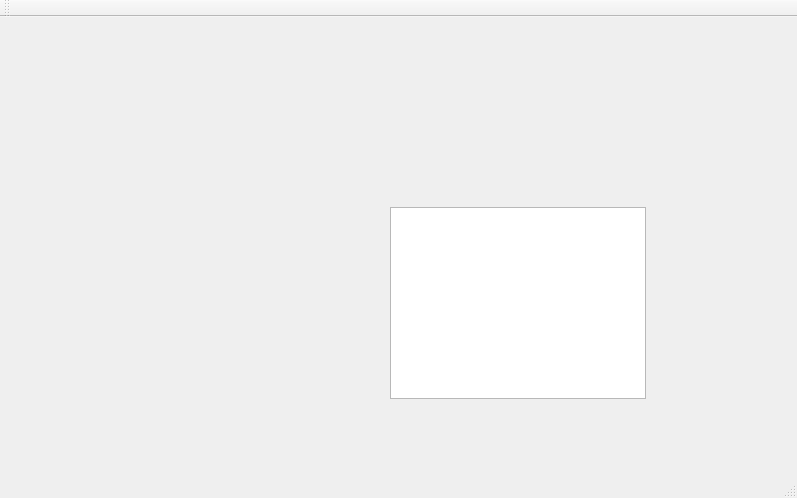
<?xml version="1.0" encoding="UTF-8"?>
<ui version="4.0">
 <class>MainWindow</class>
 <widget class="QMainWindow" name="MainWindow">
  <property name="geometry">
   <rect>
    <x>0</x>
    <y>0</y>
    <width>797</width>
    <height>498</height>
   </rect>
  </property>
  <property name="windowTitle">
   <string>MainWindow</string>
  </property>
  <widget class="QWidget" name="centralWidget">
   <widget class="QWidget" name="verticalLayoutWidget">
    <property name="geometry">
     <rect>
      <x>10</x>
      <y>10</y>
      <width>251</width>
      <height>221</height>
     </rect>
    </property>
    <layout class="QVBoxLayout" name="vlButtons"/>
   </widget>
   <widget class="QListWidget" name="listWidget">
    <property name="geometry">
     <rect>
      <x>390</x>
      <y>190</y>
      <width>256</width>
      <height>192</height>
     </rect>
    </property>
   </widget>
  </widget>
  <widget class="QMenuBar" name="menuBar">
   <property name="geometry">
    <rect>
     <x>0</x>
     <y>0</y>
     <width>797</width>
     <height>27</height>
    </rect>
   </property>
  </widget>
  <widget class="QToolBar" name="mainToolBar">
   <attribute name="toolBarArea">
    <enum>TopToolBarArea</enum>
   </attribute>
   <attribute name="toolBarBreak">
    <bool>false</bool>
   </attribute>
  </widget>
  <widget class="QStatusBar" name="statusBar"/>
 </widget>
 <layoutdefault spacing="6" margin="11"/>
 <resources/>
 <connections/>
</ui>
